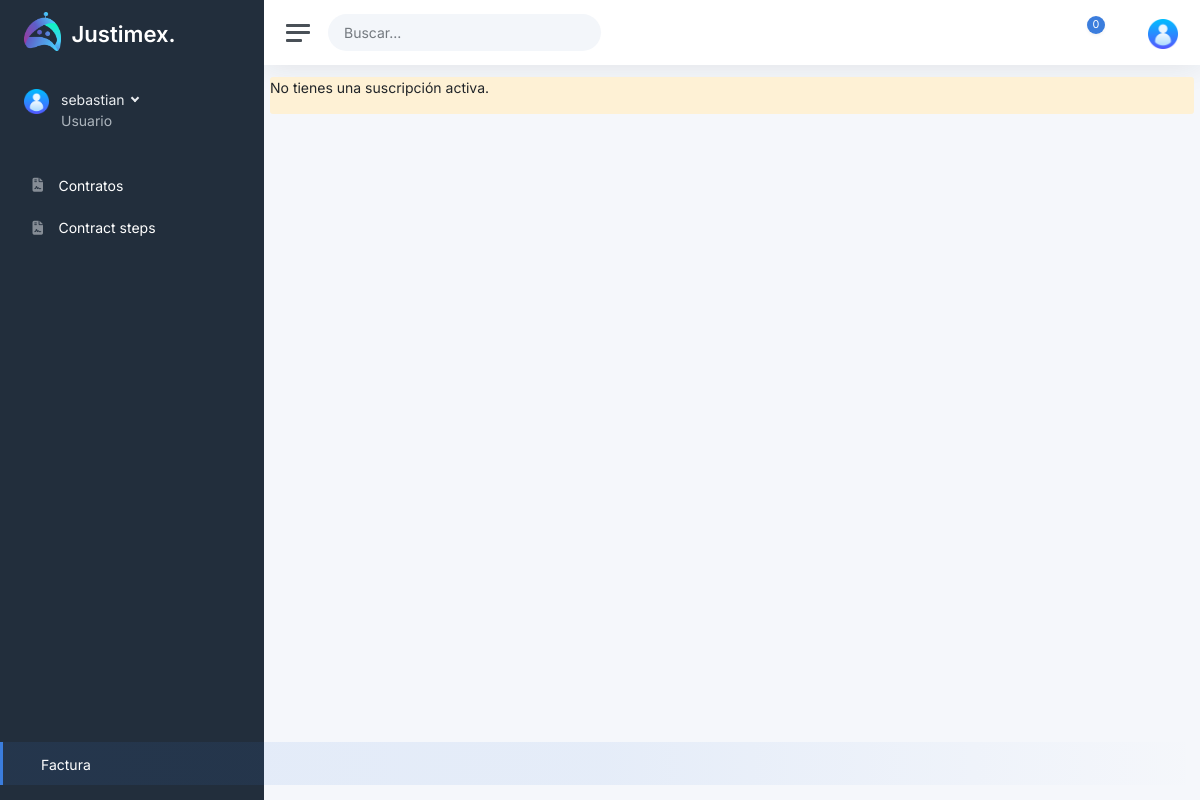
The app's page /factura/ (signed in), older data.
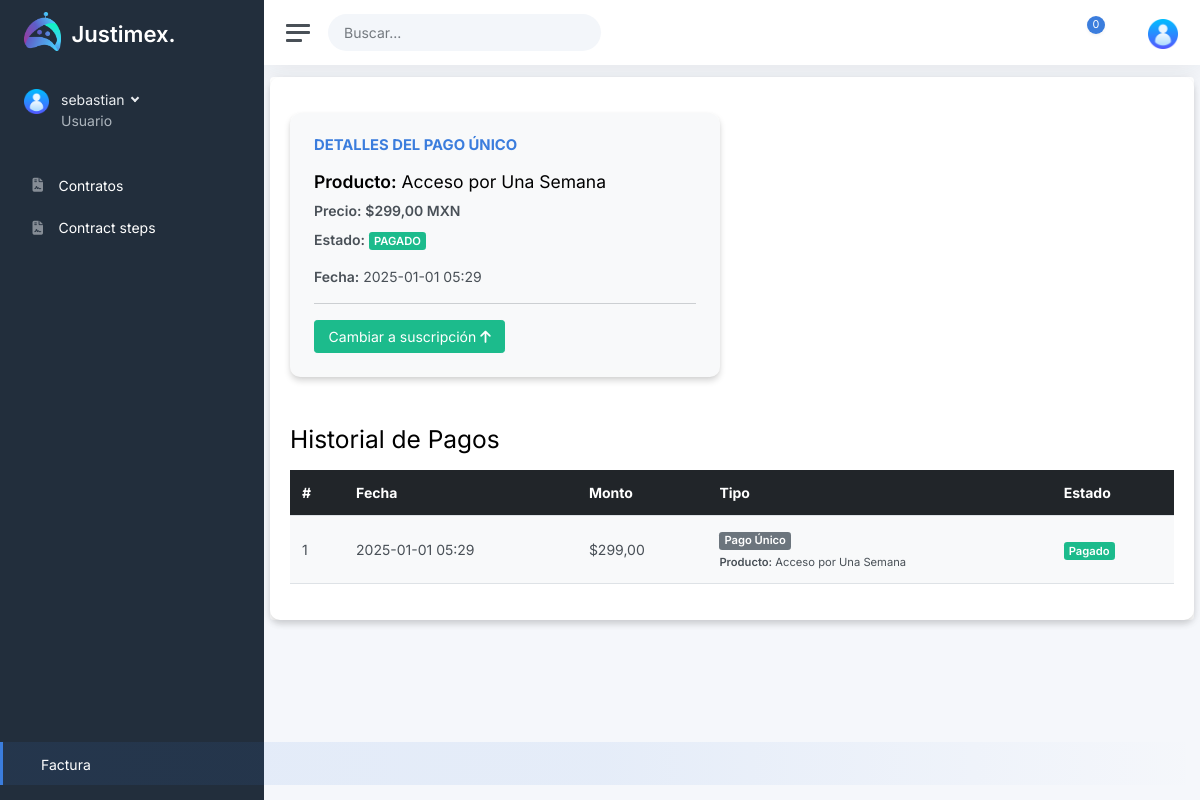
The same page, newer data.
### api/models.py (models this page shows, shortened)
class PaymentRecord(models.Model):
    user = models.ForeignKey(User, on_delete=models.CASCADE)
    stripe_session_id = models.CharField(max_length=255)
    product_name = models.CharField(max_length=255)
    amount = models.DecimalField(max_digits=10, decimal_places=2)
    currency = models.CharField(max_length=10)
    status = models.CharField(max_length=50)  # e.g., "paid", "failed"
    created_at = models.DateTimeField(auto_now_add=True)

### frontend/views.py (the view, shortened to what this page needs)
# urls.py: path('factura/', views.invoice, name='invoice'),
@login_required(login_url='/login/')
def invoice(request):
    try:
        all_plans = [
            {'id': 'weekly_access', 'name': 'Acceso por Una Semana', 'price': '$299 MXN / mes'},
            {'id': 'basic_plan', 'name': 'Suscripción Básica', 'price': '$250 MXN / mes'},
            {'id': 'pro_plan', 'name': 'Suscripción Estándar', 'price': '$350 MXN / mes'}
        ]
        subscription = Subscription.objects.filter(user=request.user).first()
        payments = []
        card_details = None
        cardholder_name = None
        payment_interval = None
        subscription_price = None
        one_time_payments = PaymentRecord.objects.filter(user=request.user).order_by('-created_at')
        interval_translation = {
            "day": "Día",
            "week": "Semana",
            "month": "Mes",
            "year": "Año",
        }
        for otp in one_time_payments:
            payments.append({
                'date': otp.created_at,
                'amount': otp.amount,
                'status': otp.status,
                'type': 'one-time',  # Add type to differentiate one-time payments
                'product_name': otp.product_name,  # Include product name for one-time payments
            })
        payments = sorted(payments, key=lambda x: x['date'], reverse=True)
        return render(request, 'invoice.html', {
            'subscription': subscription,  # Active subscription details
            'payments': payments,  # Combined payment history
            'one_time_payments': one_time_payments,  # List of one-time payments
            'card_details': card_details,
            'cardholder_name': cardholder_name,
            'payment_interval': payment_interval,
            'subscription_price': subscription_price,
            'all_plans': all_plans,
        })
    except Exception as e:
        return HttpResponse(f"An error occurred: {e}", status=500)

### templates/invoice.html (shortened to what the changed rows need)
{% extends './base.html' %}
{% load static %}
{% block content %}
<div class="container" style="margin-top: 12px;">
    {% if subscription or one_time_payments %}
    <div class="card mb-4">
        <div class="card-body">
            <div class="row">
                {% if one_time_payments and not subscription %}
                    {% with one_time_payment=one_time_payments.0 %}
                        <div class="col-md-6 col-12 mb-4">
                            <div class="card shadow-sm mt-3" style="border-radius: 12px; background-color: #f8f9fa;">
                                <div class="card-body p-4">
                                    <h5 class="card-title text-uppercase text-primary mb-3" style="font-weight: bold;">Detalles del Pago Único</h5>
                                    <h4 class="mb-2"><strong>Producto:</strong> {{ one_time_payment.product_name }}</h4>
                                    <p class="mb-2"><strong>Precio:</strong> <span class="fw-bold">${{ one_time_payment.amount }} {{ one_time_payment.currency|upper }}</span></p>
                                    <p><strong>Estado:</strong>
                                        {% if one_time_payment.status == "paid" %}
                                            <span class="badge bg-success text-uppercase">Pagado</span>
                                        {% else %}
                                            <span class="badge bg-danger text-uppercase">{{ one_time_payment.status }}</span>
                                        {% endif %}
                                    </p>
                                    <p class="mb-0"><strong>Fecha:</strong> {{ one_time_payment.created_at|date:"Y-m-d H:i" }}</p>
                                    <hr>
                                    <button type="button" class="btn btn-success btn-pulse" data-bs-toggle="modal" data-bs-target="#SubscriptionUpgrade">Cambiar a suscripción <i class="fas fa-arrow-up"></i></button>
                                </div>
                            </div>
                        </div>
                    {% endwith %}
                {% endif %}
                <div class="col-md-6 col-12 mb-4">
                </div>
                <h2 class="mb-3">Historial de Pagos</h2>
                <div class="table-responsive">
                    <table class="table table-striped">
                        <thead class="table-dark">
                            <tr>
                                <th>#</th>
                                <th>Fecha</th>
                                <th>Monto</th>
                                <th>Tipo</th>
                                <th>Estado</th>
                            </tr>
                        </thead>
                        <tbody>
                            {% for payment in payments %}
                            <tr>
                                <td>{{ forloop.counter }}</td>
                                <td>{{ payment.date|date:"Y-m-d H:i" }}</td>
                                <td>${{ payment.amount }}</td>
                                <td>
                                    {% if payment.type == 'subscription' %}
                                        <span class="badge bg-primary">Suscripción</span>
                                    {% elif payment.type == 'one-time' %}
                                        <span class="badge bg-secondary">Pago Único</span>
                                        <br>
                                        <small><strong>Producto:</strong> {{ payment.product_name }}</small>
                                    {% endif %}
                                </td>
                                <td>
                                    {% if payment.status == 'paid' %}
                                        <span class="badge bg-success">Pagado</span>
                                    {% else %}
                                        <span class="badge bg-danger">{{ payment.status }}</span>
                                    {% endif %}
                                </td>
                            </tr>
                            {% empty %}
                            <tr>
                                <td colspan="5" class="text-center">No se encontraron pagos.</td>
                            </tr>
                            {% endfor %}
                        </tbody>
                    </table>
                </div>
                {% else %}
                <div class="alert alert-warning">
                    <p>No tienes una suscripción activa.</p>
                </div>
                {% endif %}
            </div>
        </div>
    </div>
</div>
{% endblock %}

Row changes from the older to the newer data that the page shows:
added PaymentRecord: product_name "Acceso por Una Semana", amount "299,00", currency "MXN", created_at "2025-01-01 05:29", date "2025-01-01 05:29", amount "299,00", product_name "Acceso por Una Semana"
Text that changed along with them:
text no longer shown: "No tienes una suscripción activa."
text now shown: "DETALLES DEL PAGO ÚNICO Producto: Precio: $ Estado: PAGADO Fecha: Cambiar a suscripción Historial de Pagos # Fecha Monto Tipo Estado"
new list line: "1 $ Pago Único Producto: Pagado"
